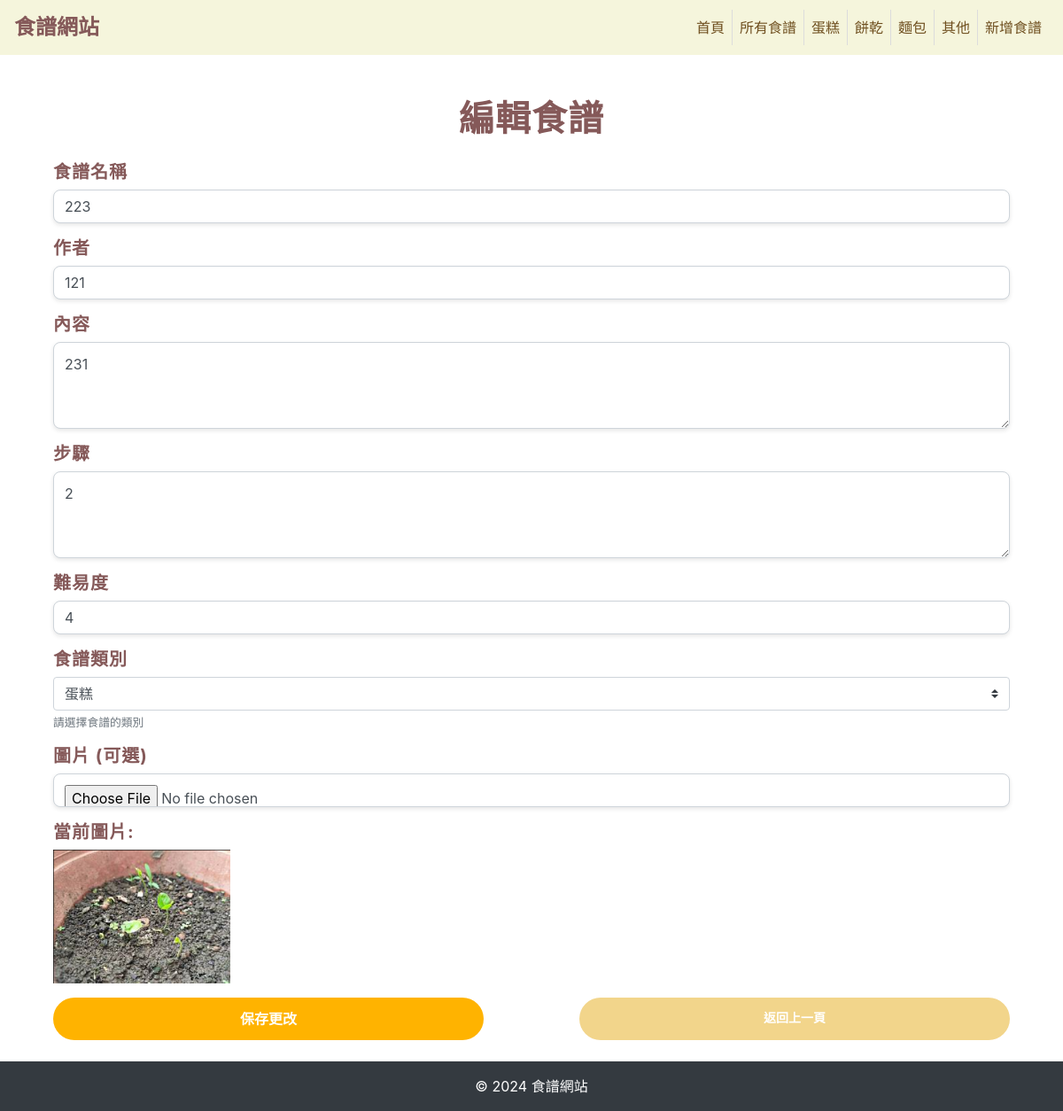
Screenshot of /edit/1 with the database file from the repository.
### models.py (models this page shows, shortened)
class Recipe(db.Model):
    id = db.Column(db.Integer, primary_key=True)
    title = db.Column(db.String(100), nullable=False)
    author = db.Column(db.String(50), nullable=False)  # 作者欄位
    content = db.Column(db.Text, nullable=False)
    ingredients = db.Column(db.Text, nullable=False)
    steps = db.Column(db.Text, nullable=False)
    image = db.Column(db.String(100), nullable=True)  # 新增欄位用於存儲圖片文件名
    difficulty = db.Column(db.String(1), nullable=False)  # 儲存難度星級
    created_at = db.Column(db.DateTime, default=get_current_time)  # 新增時的時間
    category = db.Column(db.String(50), nullable=True)   # 新增類別欄位

### app.py (the view, shortened to what this page needs)
@app.route('/edit/<int:recipe_id>', methods=['GET', 'POST'])
def edit_recipe(recipe_id):
    recipe = Recipe.query.get_or_404(recipe_id)
    return render_template('edit.html', recipe=recipe)

### templates/edit.html (shortened to what this page needs)
{% extends "base.html" %}
{% block body %}
<main role="main">
    <div class="container mt-5">
        <h1 class="mb-4 text-center font-weight-bold" style="color: #855959; font-size: 40px; letter-spacing: 1px; text-transform: capitalize;">
            編輯食譜
        </h1>
        <form method="POST" enctype="multipart/form-data">
            <div class="form-group">
                <label for="title" class="h5 font-weight-bold" style="color: #855959; font-size: 20px; letter-spacing: 1px; text-transform: capitalize;">食譜名稱</label>
                <input type="text" class="form-control custom-input" id="title" name="title" value="{{ recipe.title }}" required>
            </div>
            <div class="form-group">
                <label for="author" class="h5 font-weight-bold" style="color: #855959; font-size: 20px; letter-spacing: 1px; text-transform: capitalize;">作者</label>
                <input type="text" class="form-control custom-input" id="author" name="author" value="{{ recipe.author }}" required>
            </div>
            <div class="form-group">
                <label for="content" class="h5 font-weight-bold" style="color: #855959; font-size: 20px; letter-spacing: 1px; text-transform: capitalize;">內容</label>
                <textarea class="form-control custom-input" id="content" name="content" rows="3" required>{{ recipe.content }}</textarea>
            </div>
            <div class="form-group">
                <label for="steps" class="h5 font-weight-bold" style="color: #855959; font-size: 20px; letter-spacing: 1px; text-transform: capitalize;" >步驟</label>
                <textarea class="form-control custom-input" id="steps" name="steps" rows="3" required>{{ recipe.steps }}</textarea>
            </div>
            <div class="form-group">
                <label for="difficulty" class="h5 font-weight-bold" style="color: #855959; font-size: 20px; letter-spacing: 1px; text-transform: capitalize;">難易度</label>
                <input type="number" class="form-control custom-input" id="difficulty" name="difficulty" value="{{ recipe.difficulty }}" min="1" max="5" required>
            </div>
            <div class="form-group">
                <label for="category" class="h5 font-weight-bold" style="color: #855959; font-size: 20px; letter-spacing: 1px; text-transform: capitalize;">食譜類別</label>
                <select name="category" id="category" class="form-control custom-select">
                    <option value="蛋糕" {% if recipe.category == '蛋糕' %}selected{% endif %}>蛋糕</option>
                </select>
                <small class="form-text text-muted">請選擇食譜的類別</small>
            </div>
            <div class="form-group">
                <label for="image" class="h5 font-weight-bold" style="color: #855959; font-size: 20px; letter-spacing: 1px; text-transform: capitalize;">圖片 (可選)</label>
                <input type="file" class="form-control custom-input" id="image" name="image">
            </div>
            {% if recipe.image %}
            <div class="form-group">
                <label class="h5 font-weight-bold" style="color: #855959; font-size: 20px; letter-spacing: 1px; text-transform: capitalize;">當前圖片:</label><br>
                <img src="{{ url_for('uploaded_file', filename=recipe.image) }}" alt="{{ recipe.title }}" class="img-fluid recipe-image" style="max-width: 200px;">
            </div>
            {% endif %}
            <div class="d-flex justify-content-between mb-4">
                <button type="submit" class="btn custom-btn">保存更改</button>
                <a href="{{ request.referrer or url_for('all_recipes') }}" class="btn btn-sm rounded-pill custom-back-btn">返回上一頁</a>
            </div>
        </form>
    </div>
</main>
{% endblock %}

### templates/edit.html (style rules this page uses)
.custom-input { border-radius: 8px; padding: 12px; font-size: 1rem; box-shadow: 0 2px 5px rgba(0, 0, 0, 0.1); transition: all 0.3s ease; }
.custom-btn { background-color: #FFB300; color: white; font-weight: bold; padding: 12px 30px; border-radius: 50px; border: none; transition: all 0.3s ease; width: 45%; }
.custom-back-btn { background-color: #F2D58B; color: white; font-weight: bold; padding: 12px 30px; border-radius: 50px; border: none; transition: all 0.3s ease; width: 45%; }
.d-flex { display: flex; justify-content: space-between; }

### rows the page displays
Recipe: title "223", author "121", content "231", steps "2", difficulty "4", image (picture)
